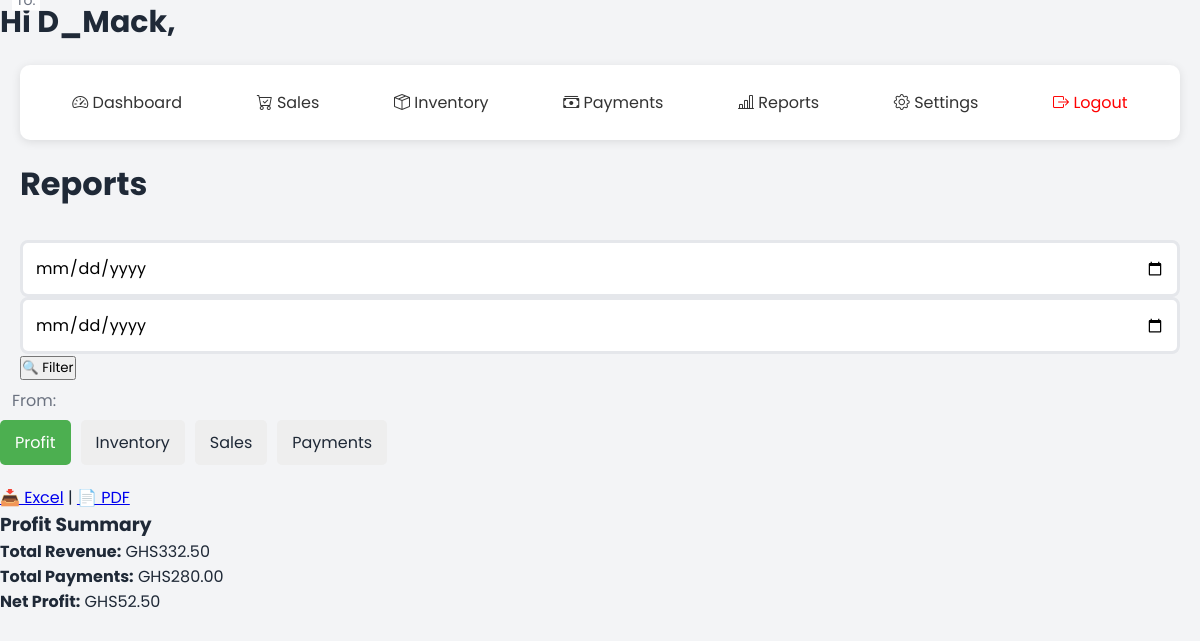
The app's page /reports (signed in), older data.
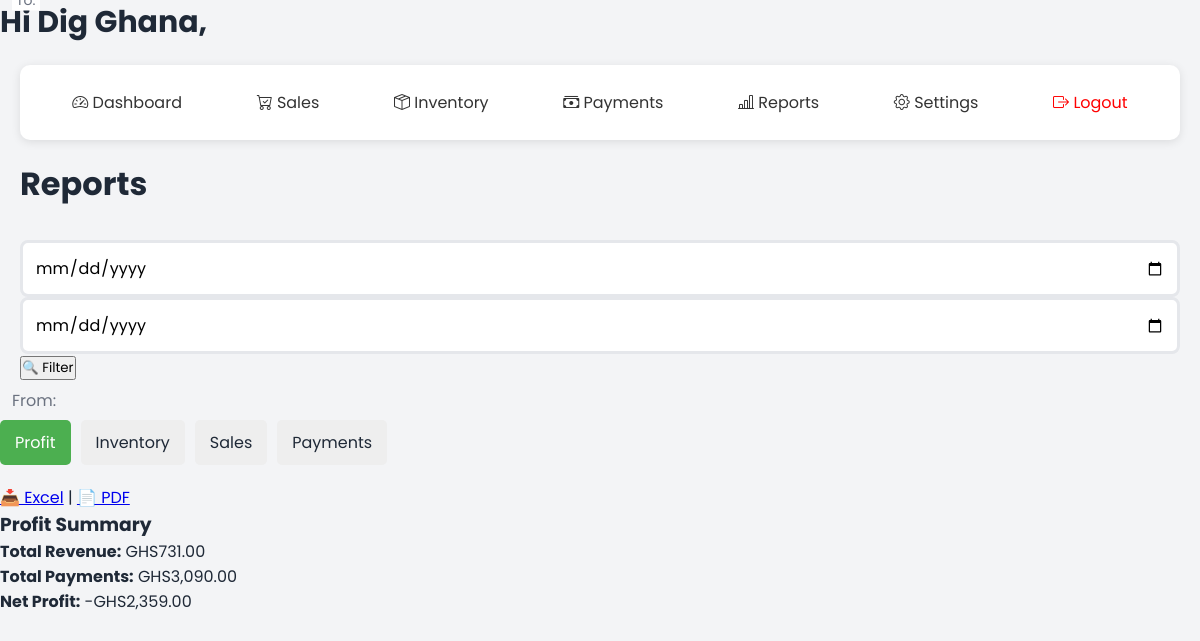
The same page, newer data.
### models/user.py (models this page shows, shortened)
class User(UserMixin, db.Model):
    __tablename__ = 'users'
    id = db.Column(db.Integer, primary_key=True)
    business_name = db.Column(db.String(100))
    name = db.Column(db.String(100), nullable=False)
    email = db.Column(db.String(120), unique=True, nullable=False)
    password_hash = db.Column(db.String(200))
    created_at = db.Column(db.DateTime, default=datetime.utcnow)
    currency_code = db.Column(db.String(5), default='GHS')  # e.g., 'GHS', 'USD', etc.
    logo_path = db.Column(db.String(255))
    products = db.relationship('Product', backref='user', lazy=True, cascade='all, delete-orphan')
    sales = db.relationship('Sale', backref='user', lazy=True, cascade='all, delete-orphan')
    payments = db.relationship('Payment', backref='user', lazy=True, cascade='all, delete-orphan')

### app.py (the view, shortened to what this page needs)
@app.route('/reports')
@login_required
def reports():
    start = request.args.get('start')
    end = request.args.get('end')
    def date_filter(query, model):
        return query
    payments = date_filter(Payment.query.filter_by(user_id=current_user.id), Payment).all()
    sales = date_filter(Sale.query.filter_by(user_id=current_user.id), Sale).all()
    inventory = Product.query.filter_by(user_id=current_user.id).all()
    sales_by_product = defaultdict(lambda: {'quantity': 0, 'revenue': 0})
    for s in sales:
        pname = s.product.name if s.product else 'Unknown'
        sales_by_product[pname]['quantity'] += s.quantity
        sales_by_product[pname]['revenue'] += s.price * s.quantity
    payments_by_type = defaultdict(float)
    for p in payments:
        key = f"{p.payment_type} - {p.description or 'Other'}"
        payments_by_type[key] += p.amount
    inventory_data = []
    for p in inventory:
        inventory_data.append({
            'name': p.name,
            'quantity': p.quantity,
            'cost_price': p.cost_price,
            'selling_price': p.selling_price,
            'value': p.cost_price * p.quantity
        })
    total_revenue = sum(val['revenue'] for val in sales_by_product.values())
    total_payments = sum(payments_by_type.values())
    profit = total_revenue - total_payments
    return render_template(
        'reports.html',
        sales_by_product=sales_by_product,
        payments_by_type=payments_by_type,
        inventory_data=inventory_data,
        total_revenue=total_revenue,
        total_payments=total_payments,
        profit=profit,
        start=start,
        end=end
    )

### app.py (called while the page is built)
@app.template_filter('currency')
def format_currency_filter(value, currency=None):
    if not value:
        return ''
    if not currency:
        currency = getattr(current_user, 'currency_code', 'GHS')  # ✅ Correct field
    try:
        return format_currency(value, currency, locale='en')
    except:
        return f"{currency} {value:,.2f}"

@app.before_request
def load_user():
    if 'user_id' in session:
        g.user = db.session.get(User, session['user_id'])

@login_manager.user_loader
def load_user(user_id):
    return User.query.get(int(user_id))  # assuming you're using SQLAlchemy and User has an id

@app.context_processor
def inject_user():
    return dict(current_user=current_user)

### templates/reports.html (shortened to what this page needs)
<!DOCTYPE html>
<html lang="en">
<head>
    <link rel="stylesheet" href="{{ url_for('static', filename='css/styles.css') }}">
    <link rel="stylesheet" href="https://cdn.jsdelivr.net/npm/bootstrap-icons@1.10.5/font/bootstrap-icons.css">
</head>
<body>
    <span style="font-weight: bold; font-size: 30px; text-align: center;">
                    {% if current_user.is_authenticated and current_user.business_name %}
                                   Hi {{ current_user.business_name }},
                    {% else %}
                        AKONTABU
                    {% endif %}
  </span>
    <div class="dashboard-container">
        <div class="nav-bar">
            <div class="nav-links">
              <a href="{{ url_for('dashboard') }}" class="nav-link"><i class="bi bi-speedometer2"></i> Dashboard</a>
              <a href="{{ url_for('sales') }}" class="nav-link"><i class="bi bi-cart-check"></i> Sales</a>
              <a href="{{ url_for('inventory') }}" class="nav-link"><i class="bi bi-box-seam"></i> Inventory</a>
              <a href="{{ url_for('payments') }}" class="nav-link"><i class="bi bi-cash-stack"></i> Payments</a>
              <a href="{{ url_for('reports') }}" class="nav-link"><i class="bi bi-bar-chart-line"></i> Reports</a>
              <a href="{{ url_for('settings') }}" class="nav-link"><i class="bi bi-gear"></i> Settings</a>
              <a href="{{ url_for('logout') }}" class="nav-link" style="color:red;"><i class="bi bi-box-arrow-right"></i> Logout</a>
            </div>
        </div>
        <h1>Reports</h1>
        <form method="GET" action="{{ url_for('reports') }}" style="margin-bottom: 20px;">
            <label for="start">From:</label>
            <input type="date" name="start" id="start" value="{{ start or '' }}" required>
            <label for="end">To:</label>
            <input type="date" name="end" id="end" value="{{ end or '' }}" required>
            <button type="submit">🔍 Filter</button>
        </form>
    </div>
    <div class="tabs">
        <div class="tab active" data-tab="profit">Profit</div>
        <div class="tab" data-tab="inventory">Inventory</div>
        <div class="tab" data-tab="sales">Sales</div>
        <div class="tab" data-tab="payments">Payments</div>
    </div>
    <div class="export-buttons">
        <a id="excel-btn" href="/export/profit/excel">📥 Excel</a> |
        <a id="pdf-btn" href="/export/profit/pdf">📄 PDF</a>
    </div>
    <div id="profit" class="tab-content active">
        <h3>Profit Summary</h3>
        <p><strong>Total Revenue:</strong> {{ total_revenue|round(2) | currency}}</p>
        <p><strong>Total Payments:</strong> {{ total_payments|round(2) | currency }}</p>
        <p><strong>Net Profit:</strong> {{ profit|round(2) | currency }}</p>
    </div>
</body>
</html>

Row changes from the older to the newer data that the page shows:
changed User: business_name "D_Mack" → "Dig Ghana"; currency_code "GHS332.50" → "GHS731.00"; currency_code "GHS280.00" → "GHS3,090.00"; currency_code "GHS52.50" → "-GHS2,359.00"
